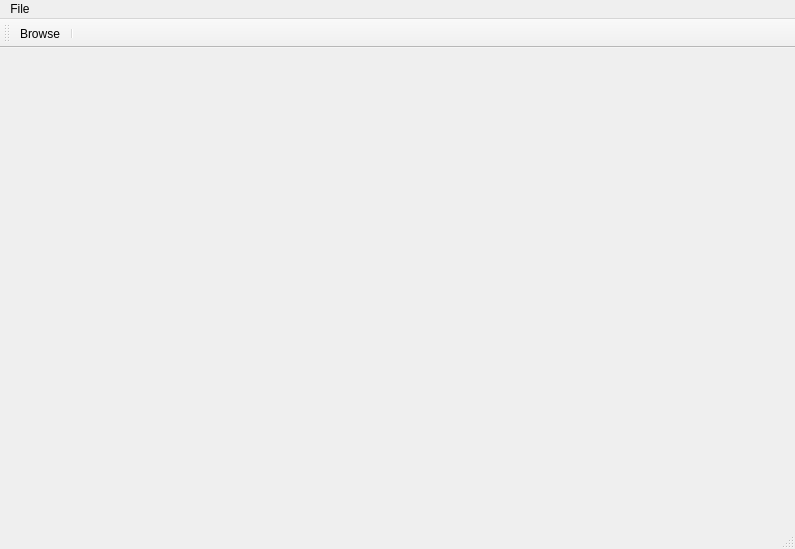
<?xml version="1.0" encoding="UTF-8"?>
<ui version="4.0">
 <class>MainWindow</class>
 <widget class="QMainWindow" name="MainWindow">
  <property name="geometry">
   <rect>
    <x>0</x>
    <y>0</y>
    <width>795</width>
    <height>549</height>
   </rect>
  </property>
  <property name="windowTitle">
   <string>MainWindow</string>
  </property>
  <widget class="QWidget" name="centralwidget">
   <layout class="QHBoxLayout" name="horizontalLayout">
    <item>
     <widget class="QLabel" name="label">
      <property name="contextMenuPolicy">
       <enum>Qt::CustomContextMenu</enum>
      </property>
      <property name="text">
       <string/>
      </property>
     </widget>
    </item>
   </layout>
  </widget>
  <widget class="QMenuBar" name="menubar">
   <property name="geometry">
    <rect>
     <x>0</x>
     <y>0</y>
     <width>795</width>
     <height>25</height>
    </rect>
   </property>
   <widget class="QMenu" name="menuFIle">
    <property name="title">
     <string>File</string>
    </property>
    <addaction name="actionOpen"/>
   </widget>
   <addaction name="menuFIle"/>
  </widget>
  <widget class="QStatusBar" name="statusbar"/>
  <widget class="QToolBar" name="toolBar">
   <property name="windowTitle">
    <string>toolBar</string>
   </property>
   <attribute name="toolBarArea">
    <enum>TopToolBarArea</enum>
   </attribute>
   <attribute name="toolBarBreak">
    <bool>false</bool>
   </attribute>
   <addaction name="actionOpen"/>
   <addaction name="separator"/>
  </widget>
  <action name="actionOpen">
   <property name="icon">
    <iconset>
     <normalon>:/src/icons/open.png</normalon>
    </iconset>
   </property>
   <property name="text">
    <string>Browse</string>
   </property>
  </action>
 </widget>
 <resources/>
 <connections/>
</ui>
